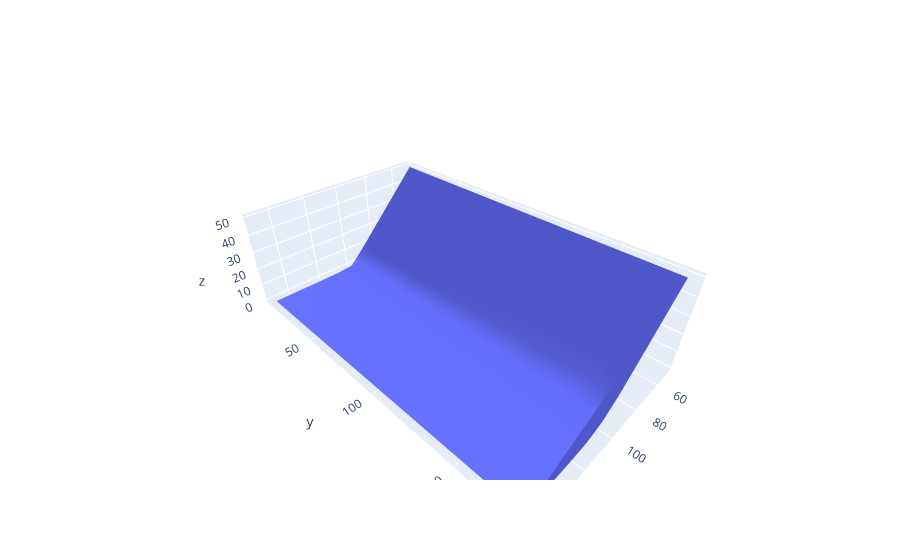

Here is the notebook cell this chart was saved with:
### Code cell
fig = go.Figure(data=[
    go.Mesh3d(
        x=strike_by_time['K'],
        y = strike_by_time['T'],
        z=strike_by_time['price'],
    )
])
fig

### Figure 1 — Plotly figure (JSON) as saved in the notebook; plotly's stock layout.template omitted (floating-point values rounded to 4 significant figures; data arrays with more than 128 entries replaced by an {"elided": "..."} marker saying what was removed)
{"data": [{"type": "mesh3d", "x": {"elided": "198 int values"}, "y": {"elided": "198 int values"}, "z": {"elided": "198 float values"}}], "layout": {}}
